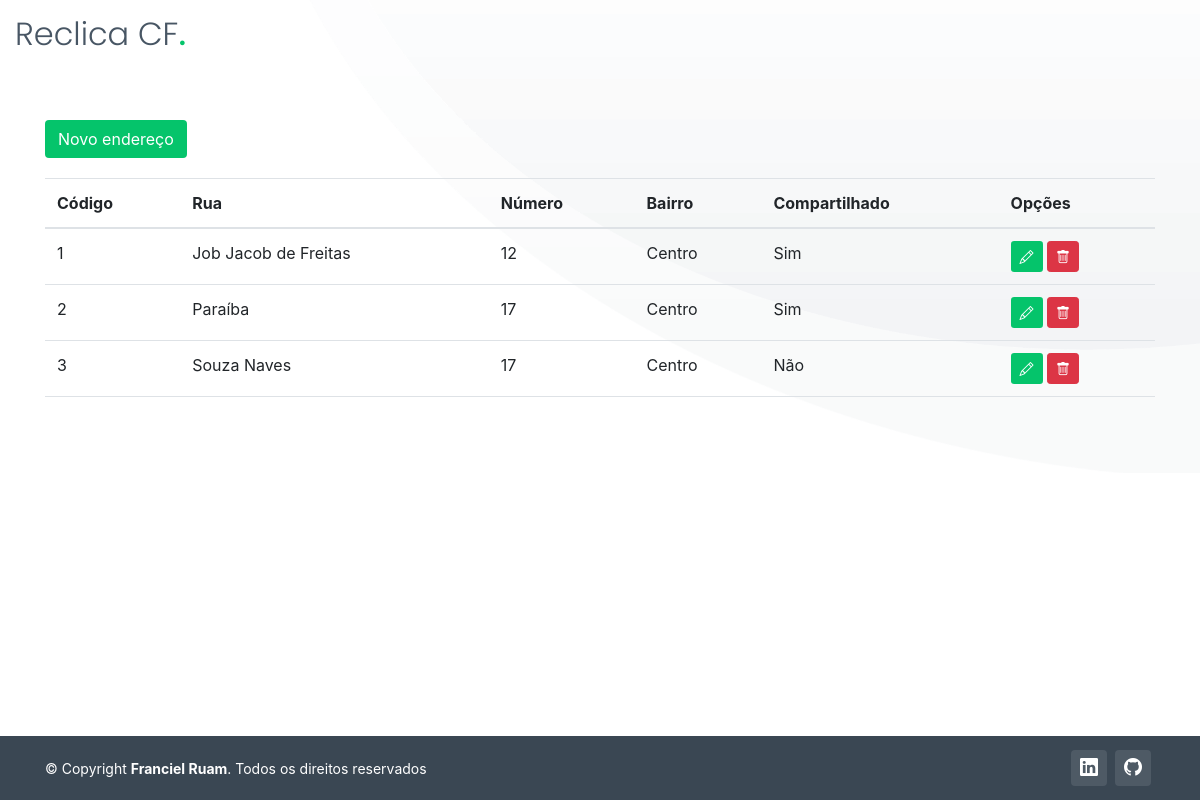
The page /listar/enderecos/ (signed in) on the database as committed earlier.
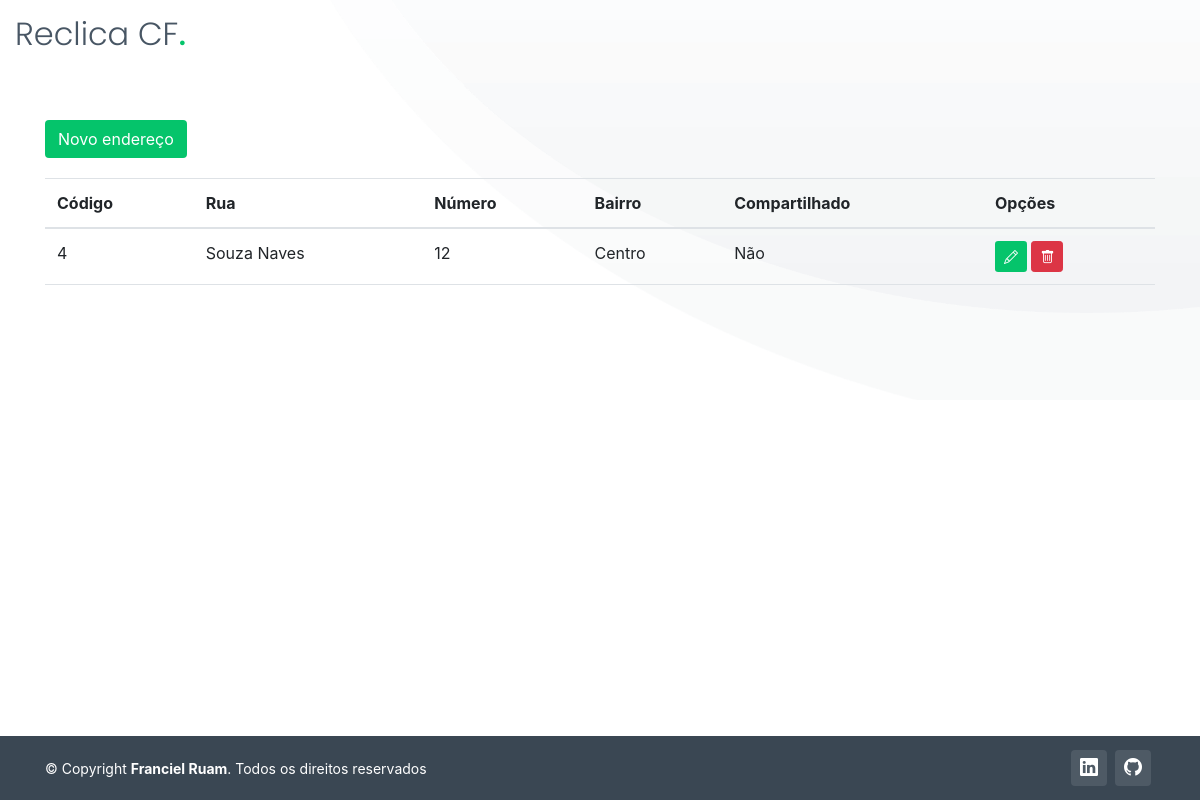
The same page on the database as committed later.
### cadastro/models.py (models this page shows, shortened)
class Endereco_Armazenamento(models.Model):
    cep = models.IntegerField(verbose_name="CEP")
    bairro = models.CharField(max_length=150, verbose_name="Bairro")
    rua = models.CharField(max_length=50, verbose_name="Rua")
    numero = models.IntegerField(verbose_name="Nº")
    endereco_compartilhado = models.BooleanField(
        verbose_name="Endereço Compartilhado?", help_text="Este endereço será compartilhado para outros usuários")
    observacao = models.CharField(max_length=255, blank=True, null=True, verbose_name="Observação")
    data_cadastro = models.DateTimeField(verbose_name="Data Cadastro", auto_now_add=True)
    status = models.CharField(max_length=1, default="A")
    cidade = models.ForeignKey(Cidade, on_delete=models.PROTECT)
    categoria = models.ManyToManyField(Categoria)
    usuario = models.ForeignKey(User, on_delete=models.PROTECT)

### cadastro/views.py (the view)
# urls.py: path('listar/enderecos/', EnderecoArmazenamentoList.as_view(), name='listar-endereco'),
class EnderecoArmazenamentoList(LoginRequiredMixin, ListView):
    model = Endereco_Armazenamento
    template_name = "cadastro/listas/enderecos.html"
    def get_queryset(self):
        self.object_list = Endereco_Armazenamento.objects.filter(usuario=self.request.user)
        return self.object_list

### cadastro/templates/cadastro/listas/enderecos.html (shortened to what this page needs)
{% extends 'paginas/modelo.html' %}
{% load static %}
{% block conteudo2 %}
<div id="hero-animated" class="hero-animated">
    <div class="container">
        <a href="{% url 'cadastrar-endereco' %}" class="btn btn-success float-left"
            style="margin-bottom: 20px; background-color: #05c46b; border-color: transparent;">
            Novo endereço
        </a>
        <div class="table-responsive">
            <table class="table">
                <thead>
                    <tr>
                        <th>Código</th>
                        <th>Rua</th>
                        <th>Número</th>
                        <th>Bairro</th>
                        <th>Compartilhado</th>
                        <th>Opções</th>
                    </tr>
                </thead>
                <tbody>
                    {% for obj in object_list %}
                    <tr>
                        <td>{{ obj.pk }}</td>
                        <td>{{ obj.rua }}</td>
                        <td>{{ obj.numero }}</td>
                        <td>{{ obj.bairro }}</td>
                        {% if obj.endereco_compartilhado %}
                        <td>Sim</td>
                        {% else %}
                        <td>Não</td>
                        {% endif %}
                        <td>
                            <a href="{% url 'editar-endereco' obj.pk %}" class="btn btn-success btn-sm" title="Editar"
                                style="background-color: #05c46b; border-color: transparent;">
                                <i class="bi bi-pencil" aria-hidden="true"></i>
                            </a>
                            <a href="{% url 'excluir-endereco' obj.pk %}" class="btn btn-danger btn-sm" title="Excluir">
                                <i class="bi bi-trash" aria-hidden="true"></i>
                            </a>
                        </td>
                    </tr>
                    {% empty %}
                    <tr>
                        <td colspan="100%">Nenhum registro encontrado.</td>
                    </tr>
                    {% endfor %}
                </tbody>
            </table>
        </div>
    </div>
</div>
{% endblock %}

### paginas/templates/paginas/modelo.html (shortened to what this page needs)
{% load static %}
{% load crispy_forms_tags %}
<!DOCTYPE html>
<html lang="pt-br">
<head>
  <link href="{% static 'vendor/bootstrap/css/bootstrap.min.css' %}" rel="stylesheet">
  <link href="{% static 'vendor/bootstrap-icons/bootstrap-icons.css' %}" rel="stylesheet">
  <link href="{% static 'vendor/aos/aos.css' %}" rel="stylesheet">
  <link href="{% static 'vendor/glightbox/css/glightbox.min.css' %}" rel="stylesheet">
  <link href="{% static 'vendor/swiper/swiper-bundle.min.css' %}" rel="stylesheet">
  <link href="{% static 'css/bootstrap.min.css' %}" rel="stylesheet">
  <link href="{% static 'css/variables-green.css' %}" rel="stylesheet">
  <link href="{% static 'css/main.css' %}" rel="stylesheet">
</head>
<body>
  {% block header %}
  <header id="header" class="header fixed-top" data-scrollto-offset="0">
    <div class="container-fluid d-flex align-items-center justify-content-between">
      <a href="{% url 'inicio' %}" class="logo d-flex align-items-center scrollto me-auto me-lg-0">
        <h1>Reclica CF<span>.</span></h1>
      </a>
    </div>
  </header>
  {% endblock %}
  <main id="main" style="min-height:100%;
   position:relative;">
    <section id="clients" class="clients">
      {% block conteudo2 %}{% endblock %}
    </section>
  </main>
  <footer id="footer" class="footer">
    <div class="footer-legal text-center">
      <div
        class="container d-flex flex-column flex-lg-row justify-content-center justify-content-lg-between align-items-center">
        <div class="d-flex flex-column align-items-center align-items-lg-start">
          <div class="copyright">
            &copy; Copyright <strong><span>Franciel Ruam</span></strong>. Todos os direitos reservados
          </div>
        </div>
        <div class="social-links order-first order-lg-last mb-3 mb-lg-0">
          <a href="https://www.linkedin.com/in/franciel-ruam-995644174/" class="linkedin"><i
              class="bi bi-linkedin"></i></a>
          <a href="https://github.com/Francielxyz" class="github"><i class="bi bi-github"></i></a>
        </div>
      </div>
    </div>
  </footer>
</body>
</html>

### static/css/variables-green.css (style rules this page uses)
:root { --font-default: 'Open Sans', system-ui, -apple-system, "Segoe UI", Roboto, "Helvetica Neue", Arial, "Noto Sans", "Liberation Sans", sans-serif, "Apple Color Emoji", "Segoe UI Emoji", "Segoe UI Symbol", "Noto Color Emoji"; --font-primary: 'Source Sans Pro', sans-serif; --font-secondary: 'Poppins', sans-serif; --color-default: #1a1f24; --color-default-rgb: 26, 31, 36; --color-links: #05c46b; --color-links-hover: #1de789; --color-primary: #05c46b; --color-primary-light: #1de789; --color-primary-dark: #01a156; --color-primary-rgb: 5, 196, 107; --color-primary-light-rgb: 29, 231, 137; --color-primary-dark-rgb: 1, 161, 86; --color-secondary: #485664; --color-secondary-light: #8f9fae; --color-secondary-dark: #3a4753; --color-secondary-rgb: 72, 86, 100; --color-secondary-light-rgb: 143, 159, 174; --color-secondary-dark-rgb: 58, 71, 83; --color-blue: #0d6efd; --color-blue-rgb: 13, 110, 253; --color-indigo: #6610f2; --color-indigo-rgb: 102, 16, 242; --color-purple: #6f42c1; --color-purple-rgb: 111, 66, 193; --color-pink: #f3268c; --color-pink-rgb: 243, 38, 140; --color-red: #df1529; --color-red-rgb: 223, 21, 4; --color-orange: #fd7e14; --color-orange-rgb: 253, 126, 20; --color-yellow: #ffc107; --color-yellow-rgb: 255, 193, 7; --color-green: #059652; --color-green-rgb: 5, 150, 82; --color-teal: #20c997; --color-teal-rgb: 32, 201, 151; --color-cyan: #0dcaf0; --color-cyan-rgb: 13, 202, 240; --color-white: #ffffff; --color-white-rgb: 255, 255, 255; --color-gray: #6c757d; --color-gray-rgb: 108, 117, 125; --color-black: #000000; --color-black-rgb: 0, 0, 0; }
:root { --bs-blue: var(--color-blue); --bs-indigo: var(--color-indigo); --bs-purple: var(--color-purple); --bs-pink: var(--color-pink); --bs-red: var(--color-red); --bs-orange: var(--color-orange); --bs-yellow: var(--color-yellow); --bs-green: var(--color-green); --bs-teal: var(--color-teal); --bs-cyan: var(--color-cyan); --bs-white: var(--color-white); --bs-gray: var(--color-gray); --bs-gray-dark: #343a40; --bs-gray-100: #f8f9fa; --bs-gray-200: #e9ecef; --bs-gray-300: #dee2e6; --bs-gray-400: #ced4da; --bs-gray-500: #adb5bd; --bs-gray-600: #6c757d; --bs-gray-700: #495057; --bs-gray-800: #343a40; --bs-gray-900: #212529; --bs-primary: var(--color-blue); --bs-secondary: var(--color-blue); --bs-success: #198754; --bs-info: #0dcaf0; --bs-warning: #ffc107; --bs-danger: #dc3545; --bs-light: #f8f9fa; --bs-dark: #212529; --bs-primary-rgb: var(--color-primary-rgb); --bs-secondary-rgb: var(--color-secondary-rgb); --bs-success-rgb: 25, 135, 84; --bs-info-rgb: 13, 202, 240; --bs-warning-rgb: 255, 193, 7; --bs-danger-rgb: 220, 53, 69; --bs-light-rgb: 248, 249, 250; --bs-dark-rgb: 33, 37, 41; --bs-white-rgb: var(--color-white-rgb); --bs-black-rgb: var(--color-black-rgb); --bs-body-color-rgb: var(--color-default-rgb); --bs-body-bg-rgb: 255, 255, 255; --bs-font-sans-serif: var(--font-default); --bs-font-monospace: SFMono-Regular, Menlo, Monaco, Consolas, "Liberation Mono", "Courier New", monospace; --bs-gradient: linear-gradient(180deg, rgba(255, 255, 255, 0.15), rgba(255, 255, 255, 0)); --bs-body-font-family: var(--font-default); --bs-body-font-size: 1rem; --bs-body-font-weight: 400; --bs-body-line-height: 1.5; --bs-body-color: var(--color-default); --bs-body-bg: #fff; }

Rows that differ between the two databases and show on the page:
removed Endereco_Armazenamento: pk "1", rua "Job Jacob de Freitas", numero "12", bairro "Centro", endereco_compartilhado "Sim"
removed Endereco_Armazenamento: pk "2", rua "Paraíba", numero "17", bairro "Centro", endereco_compartilhado "Sim"
removed Endereco_Armazenamento: pk "3", rua "Souza Naves", numero "17", bairro "Centro", endereco_compartilhado "Não"
added Endereco_Armazenamento: pk "4", rua "Souza Naves", numero "12", bairro "Centro", endereco_compartilhado "Não"
